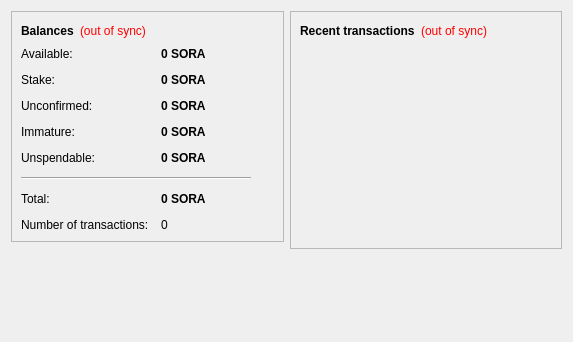
<?xml version="1.0" encoding="UTF-8"?>
<ui version="4.0">
 <class>OverviewPage</class>
 <widget class="QWidget" name="OverviewPage">
  <property name="geometry">
   <rect>
    <x>0</x>
    <y>0</y>
    <width>573</width>
    <height>342</height>
   </rect>
  </property>
  <property name="windowTitle">
   <string>Form</string>
  </property>
  <layout class="QHBoxLayout" name="horizontalLayout" stretch="1,1">
   <item>
    <layout class="QVBoxLayout" name="verticalLayout_2">
     <item>
      <widget class="QFrame" name="frame">
       <property name="frameShape">
        <enum>QFrame::StyledPanel</enum>
       </property>
       <property name="frameShadow">
        <enum>QFrame::Raised</enum>
       </property>
       <layout class="QVBoxLayout" name="verticalLayout_4">
        <item>
         <layout class="QHBoxLayout" name="horizontalLayout_4">
          <item>
           <widget class="QLabel" name="label_5">
            <property name="font">
             <font>
              <weight>75</weight>
              <bold>true</bold>
             </font>
            </property>
            <property name="text">
             <string>Balances</string>
            </property>
           </widget>
          </item>
          <item>
           <widget class="QLabel" name="labelWalletStatus">
            <property name="toolTip">
             <string>The displayed information may be out of date. Your wallet automatically synchronizes with the SorachanCoin network after a connection is established, but this process has not completed yet.</string>
            </property>
            <property name="styleSheet">
             <string notr="true">QLabel { color: red; }</string>
            </property>
            <property name="text">
             <string notr="true">(out of sync)</string>
            </property>
            <property name="alignment">
             <set>Qt::AlignLeading|Qt::AlignLeft|Qt::AlignVCenter</set>
            </property>
           </widget>
          </item>
          <item>
           <spacer name="horizontalSpacer_2">
            <property name="orientation">
             <enum>Qt::Horizontal</enum>
            </property>
            <property name="sizeHint" stdset="0">
             <size>
              <width>40</width>
              <height>20</height>
             </size>
            </property>
           </spacer>
          </item>
         </layout>
        </item>
        <item>
         <layout class="QFormLayout" name="formLayout_2">
          <property name="fieldGrowthPolicy">
           <enum>QFormLayout::AllNonFixedFieldsGrow</enum>
          </property>
          <property name="horizontalSpacing">
           <number>12</number>
          </property>
          <property name="verticalSpacing">
           <number>12</number>
          </property>
          <item row="0" column="0">
           <widget class="QLabel" name="labelAvailableText">
            <property name="toolTip">
             <string>Your current available balance</string>
            </property>
            <property name="text">
             <string>Available:</string>
            </property>
           </widget>
          </item>
          <item row="0" column="1">
           <widget class="QLabel" name="labelAvailable">
            <property name="font">
             <font>
              <weight>75</weight>
              <bold>true</bold>
             </font>
            </property>
            <property name="cursor">
             <cursorShape>IBeamCursor</cursorShape>
            </property>
            <property name="toolTip">
             <string>Your current available balance</string>
            </property>
            <property name="text">
             <string notr="true">0 SORA</string>
            </property>
            <property name="alignment">
             <set>Qt::AlignLeading|Qt::AlignLeft|Qt::AlignVCenter</set>
            </property>
            <property name="textInteractionFlags">
             <set>Qt::LinksAccessibleByMouse|Qt::TextSelectableByKeyboard|Qt::TextSelectableByMouse</set>
            </property>
           </widget>
          </item>
          <item row="1" column="0">
           <widget class="QLabel" name="label_6">
            <property name="toolTip">
             <string>Total of coins that was staked, and do not yet count toward the current balance</string>
            </property>
            <property name="text">
             <string>Stake:</string>
            </property>
           </widget>
          </item>
          <item row="1" column="1">
           <widget class="QLabel" name="labelStake">
            <property name="font">
             <font>
              <weight>75</weight>
              <bold>true</bold>
             </font>
            </property>
            <property name="cursor">
             <cursorShape>IBeamCursor</cursorShape>
            </property>
            <property name="toolTip">
             <string>Total of coins that was staked, and do not yet count toward the current balance</string>
            </property>
            <property name="text">
             <string notr="true">0 SORA</string>
            </property>
            <property name="alignment">
             <set>Qt::AlignLeading|Qt::AlignLeft|Qt::AlignVCenter</set>
            </property>
            <property name="textInteractionFlags">
             <set>Qt::LinksAccessibleByMouse|Qt::TextSelectableByKeyboard|Qt::TextSelectableByMouse</set>
            </property>
           </widget>
          </item>
          <item row="2" column="0">
           <widget class="QLabel" name="label_3">
            <property name="toolTip">
             <string>Total of transactions that have yet to be confirmed, and do not yet count toward the current balance</string>
            </property>
            <property name="text">
             <string>Unconfirmed:</string>
            </property>
           </widget>
          </item>
          <item row="2" column="1">
           <widget class="QLabel" name="labelUnconfirmed">
            <property name="font">
             <font>
              <weight>75</weight>
              <bold>true</bold>
             </font>
            </property>
            <property name="cursor">
             <cursorShape>IBeamCursor</cursorShape>
            </property>
            <property name="toolTip">
             <string>Total of transactions that have yet to be confirmed, and do not yet count toward the current balance</string>
            </property>
            <property name="text">
             <string notr="true">0 SORA</string>
            </property>
            <property name="alignment">
             <set>Qt::AlignLeading|Qt::AlignLeft|Qt::AlignVCenter</set>
            </property>
            <property name="textInteractionFlags">
             <set>Qt::LinksAccessibleByMouse|Qt::TextSelectableByKeyboard|Qt::TextSelectableByMouse</set>
            </property>
           </widget>
          </item>
          <item row="3" column="0">
           <widget class="QLabel" name="labelImmatureText">
            <property name="toolTip">
             <string>Mined balance that has not yet matured</string>
            </property>
            <property name="text">
             <string>Immature:</string>
            </property>
           </widget>
          </item>
          <item row="3" column="1">
           <widget class="QLabel" name="labelImmature">
            <property name="font">
             <font>
              <weight>75</weight>
              <bold>true</bold>
             </font>
            </property>
            <property name="toolTip">
             <string>Mined balance that has not yet matured</string>
            </property>
            <property name="text">
             <string notr="true">0 SORA</string>
            </property>
            <property name="alignment">
             <set>Qt::AlignLeading|Qt::AlignLeft|Qt::AlignVCenter</set>
            </property>
            <property name="textInteractionFlags">
             <set>Qt::LinksAccessibleByMouse|Qt::TextSelectableByKeyboard|Qt::TextSelectableByMouse</set>
            </property>
           </widget>
          </item>
          <item row="4" column="0">
           <widget class="QLabel" name="labelBalanceWatchOnlyText">
            <property name="toolTip">
             <string>Your unspendable balance</string>
            </property>
            <property name="text">
             <string>Unspendable:</string>
            </property>
           </widget>
          </item>
          <item row="4" column="1">
           <widget class="QLabel" name="labelBalanceWatchOnly">
            <property name="font">
             <font>
              <weight>75</weight>
              <bold>true</bold>
             </font>
            </property>
            <property name="cursor">
             <cursorShape>IBeamCursor</cursorShape>
            </property>
            <property name="toolTip">
             <string>Your unspendable balance</string>
            </property>
            <property name="text">
             <string notr="true">0 SORA</string>
            </property>
            <property name="alignment">
             <set>Qt::AlignLeading|Qt::AlignLeft|Qt::AlignVCenter</set>
            </property>
            <property name="textInteractionFlags">
             <set>Qt::LinksAccessibleByMouse|Qt::TextSelectableByKeyboard|Qt::TextSelectableByMouse</set>
            </property>
           </widget>
          </item>
          <item row="5" column="0" colspan="2">
           <widget class="Line" name="line">
            <property name="maximumSize">
             <size>
              <width>230</width>
              <height>16777215</height>
             </size>
            </property>
            <property name="orientation">
             <enum>Qt::Horizontal</enum>
            </property>
           </widget>
          </item>
          <item row="6" column="0">
           <widget class="QLabel" name="labelTotalText">
            <property name="toolTip">
             <string>Your current total balance</string>
            </property>
            <property name="text">
             <string>Total:</string>
            </property>
           </widget>
          </item>
          <item row="6" column="1">
           <widget class="QLabel" name="labelTotal">
            <property name="font">
             <font>
              <weight>75</weight>
              <bold>true</bold>
             </font>
            </property>
            <property name="toolTip">
             <string>Your current total balance</string>
            </property>
            <property name="text">
             <string notr="true">0 SORA</string>
            </property>
            <property name="alignment">
             <set>Qt::AlignLeading|Qt::AlignLeft|Qt::AlignVCenter</set>
            </property>
            <property name="textInteractionFlags">
             <set>Qt::LinksAccessibleByMouse|Qt::TextSelectableByKeyboard|Qt::TextSelectableByMouse</set>
            </property>
           </widget>
          </item>
          <item row="7" column="0">
           <widget class="QLabel" name="label_2">
            <property name="toolTip">
             <string>Total number of transactions in wallet</string>
            </property>
            <property name="text">
             <string>Number of transactions:</string>
            </property>
           </widget>
          </item>
          <item row="7" column="1">
           <widget class="QLabel" name="labelNumTransactions">
            <property name="toolTip">
             <string>Total number of transactions in wallet</string>
            </property>
            <property name="text">
             <string notr="true">0</string>
            </property>
           </widget>
          </item>
         </layout>
        </item>
       </layout>
      </widget>
     </item>
     <item>
      <spacer name="verticalSpacer">
       <property name="orientation">
        <enum>Qt::Vertical</enum>
       </property>
       <property name="sizeHint" stdset="0">
        <size>
         <width>20</width>
         <height>40</height>
        </size>
       </property>
      </spacer>
     </item>
    </layout>
   </item>
   <item>
    <layout class="QVBoxLayout" name="verticalLayout_3">
     <item>
      <widget class="QFrame" name="frame_2">
       <property name="frameShape">
        <enum>QFrame::StyledPanel</enum>
       </property>
       <property name="frameShadow">
        <enum>QFrame::Raised</enum>
       </property>
       <layout class="QVBoxLayout" name="verticalLayout">
        <item>
         <layout class="QHBoxLayout" name="horizontalLayout_2">
          <item>
           <widget class="QLabel" name="label_4">
            <property name="text">
             <string>&lt;b&gt;Recent transactions&lt;/b&gt;</string>
            </property>
           </widget>
          </item>
          <item>
           <widget class="QLabel" name="labelTransactionsStatus">
            <property name="toolTip">
             <string>The displayed information may be out of date. Your wallet automatically synchronizes with the SorachanCoin network after a connection is established, but this process has not completed yet.</string>
            </property>
            <property name="styleSheet">
             <string notr="true">QLabel { color: red; }</string>
            </property>
            <property name="text">
             <string notr="true">(out of sync)</string>
            </property>
            <property name="alignment">
             <set>Qt::AlignRight|Qt::AlignTrailing|Qt::AlignVCenter</set>
            </property>
           </widget>
          </item>
          <item>
           <spacer name="horizontalSpacer">
            <property name="orientation">
             <enum>Qt::Horizontal</enum>
            </property>
            <property name="sizeHint" stdset="0">
             <size>
              <width>40</width>
              <height>20</height>
             </size>
            </property>
           </spacer>
          </item>
         </layout>
        </item>
        <item>
         <widget class="QListView" name="listTransactions">
          <property name="styleSheet">
           <string notr="true">QListView { background: transparent; }</string>
          </property>
          <property name="frameShape">
           <enum>QFrame::NoFrame</enum>
          </property>
          <property name="verticalScrollBarPolicy">
           <enum>Qt::ScrollBarAlwaysOff</enum>
          </property>
          <property name="horizontalScrollBarPolicy">
           <enum>Qt::ScrollBarAlwaysOff</enum>
          </property>
          <property name="selectionMode">
           <enum>QAbstractItemView::NoSelection</enum>
          </property>
         </widget>
        </item>
       </layout>
      </widget>
     </item>
     <item>
      <spacer name="verticalSpacer_2">
       <property name="orientation">
        <enum>Qt::Vertical</enum>
       </property>
       <property name="sizeHint" stdset="0">
        <size>
         <width>20</width>
         <height>40</height>
        </size>
       </property>
      </spacer>
     </item>
    </layout>
   </item>
  </layout>
 </widget>
 <resources/>
 <connections/>
</ui>
